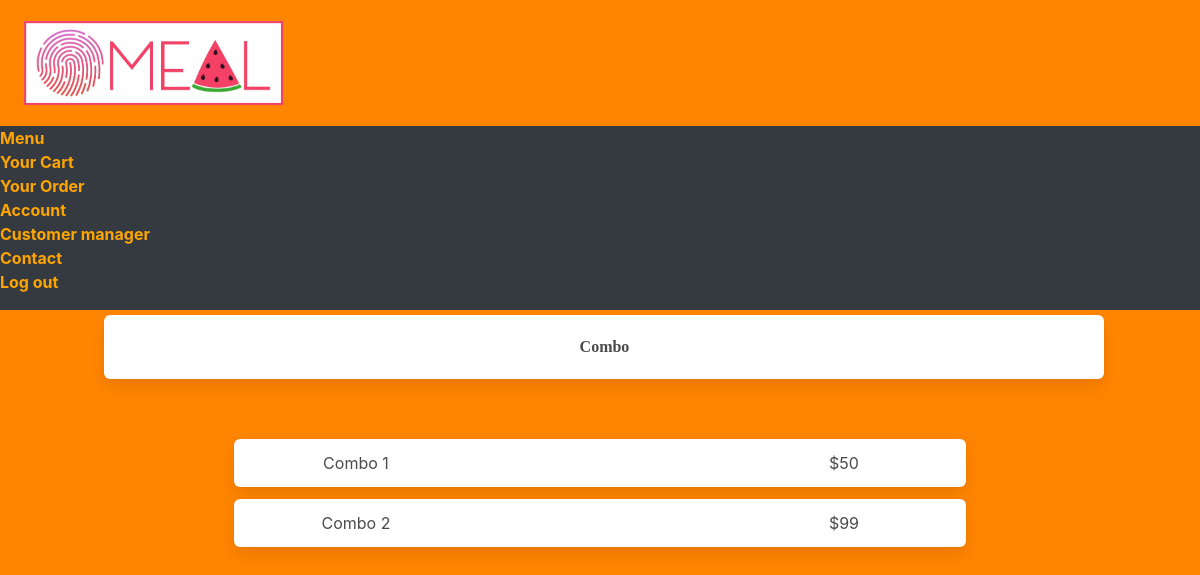
Screenshot of /combo (signed in) with the database file from the repository.
### main.py (models this page shows, shortened)
class Combo(db.Model):
    id = db.Column(db.Integer, primary_key=True)
    name = db.Column(db.String(200), nullable=False)
    price = db.Column(db.Integer)

### main.py (the view)
@main.route('/combo', methods=['GET'])
def combo():
    dishes = Combo.query.order_by(Combo.id).all()
    return render_template('view_option/view_menu/combo.html', dishes=dishes)

### main.py (called while the page is built)
@login_manager.user_loader
def load_user(user_id):
    return User.query.get(int(user_id))

### templates/view_option/view_menu/combo.html (shortened to what this page needs)
{% extends "base.html" %}
{% block head%}
    <link rel= "stylesheet" type= "text/css" href= "{{ url_for('static',filename='styles/view_menu/style_each_menu.css') }}">
{%endblock%}
{% block body%}
<div class="box choosing-option has-text-weight-bold">Combo</div>
<section class="section">
    {% for dish in dishes %}
    <div class="container">
        <div class=" columns has-text-centered is-mobile">
            <div class="column is-1"></div>
            <a href="/combo/{{dish.id}}" class="column box has-text-centered is-8">
                <div class="columns is-mobile">
                    <div class="column is1">{{ dish.name }}</div>
                    <div class="column is7"></div>
                    <div class="column is4">${{ dish.price }}</div>
                </div>
            </a>
            <div class="column is-1"></div>
        </div>
    </div>
    {% endfor %}
</section>
{%endblock%}

### static/styles/view_menu/style_each_menu.css (style rules this page uses)
:root { --primary-color: rgb(255, 132, 0); }
body, html { background-color:var(--primary-color) }
.box { width: 83.3333%; margin-left: 8.3333%; }
.choosing-option { display: inline-block; margin-top: -20%; text-align: center; font-weight: 800; font-family: "Bell Gothic Std Light"; }

### rows the page displays
Combo: name "Combo 1", price "50"
Combo: name "Combo 2", price "99"
